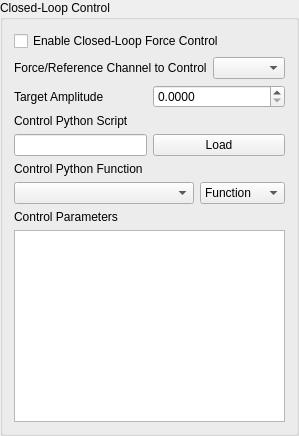
      <widget class="QGroupBox" name="control_law_groupbox">
       <property name="title">
        <string>Closed-Loop Control</string>
       </property>
       <layout class="QVBoxLayout" name="control_law_groupbox_layout">
        <item>
         <widget class="QCheckBox" name="control_enabled_checkbox">
          <property name="toolTip">
           <string>Regulate the signal generator level each frame using a pluggable control law, based on the measured amplitude of a reference channel.</string>
          </property>
          <property name="text">
           <string>Enable Closed-Loop Force Control</string>
          </property>
         </widget>
        </item>
        <item>
         <layout class="QHBoxLayout" name="control_target_channel_layout">
          <item>
           <widget class="QLabel" name="control_target_channel_label">
            <property name="text">
             <string>Force/Reference Channel to Control</string>
            </property>
           </widget>
          </item>
          <item>
           <widget class="QComboBox" name="control_target_channel_selector">
            <property name="sizePolicy">
             <sizepolicy hsizetype="MinimumExpanding" vsizetype="Fixed">
              <horstretch>0</horstretch>
              <verstretch>0</verstretch>
             </sizepolicy>
            </property>
            <property name="toolTip">
             <string>The reference channel whose measured amplitude the control law will regulate.</string>
            </property>
           </widget>
          </item>
         </layout>
        </item>
        <item>
         <layout class="QHBoxLayout" name="control_target_amplitude_layout">
          <item>
           <widget class="QLabel" name="control_target_amplitude_label">
            <property name="text">
             <string>Target Amplitude</string>
            </property>
           </widget>
          </item>
          <item>
           <widget class="QDoubleSpinBox" name="control_target_amplitude_selector">
            <property name="toolTip">
             <string>The constant amplitude the control law will attempt to maintain on the target channel.</string>
            </property>
            <property name="decimals">
             <number>4</number>
            </property>
            <property name="maximum">
             <double>999999999.000000000</double>
            </property>
           </widget>
          </item>
         </layout>
        </item>
        <item>
         <layout class="QVBoxLayout" name="control_script_vertical_layout">
          <item>
           <widget class="QLabel" name="control_script_label">
            <property name="text">
             <string>Control Python Script</string>
            </property>
           </widget>
          </item>
          <item>
           <layout class="QHBoxLayout" name="control_script_horizontal_layout">
            <item>
             <widget class="QLineEdit" name="control_script_file_path_input">
              <property name="sizePolicy">
               <sizepolicy hsizetype="Minimum" vsizetype="Fixed">
                <horstretch>0</horstretch>
                <verstretch>0</verstretch>
               </sizepolicy>
              </property>
              <property name="toolTip">
               <string>Python script used to specify the control law.</string>
              </property>
              <property name="readOnly">
               <bool>true</bool>
              </property>
             </widget>
            </item>
            <item>
             <widget class="QPushButton" name="control_script_load_file_button">
              <property name="toolTip">
               <string>Loads in a Python script to use as the control strategy</string>
              </property>
              <property name="text">
               <string>Load</string>
              </property>
             </widget>
            </item>
           </layout>
          </item>
         </layout>
        </item>
        <item>
         <layout class="QVBoxLayout" name="control_function_layout">
          <item>
           <widget class="QLabel" name="control_function_label">
            <property name="text">
             <string>Control Python Function</string>
            </property>
           </widget>
          </item>
          <item>
           <layout class="QHBoxLayout" name="control_function_generator_layout">
            <item>
             <widget class="QComboBox" name="control_function_input">
              <property name="sizePolicy">
               <sizepolicy hsizetype="MinimumExpanding" vsizetype="Fixed">
                <horstretch>0</horstretch>
                <verstretch>0</verstretch>
               </sizepolicy>
              </property>
              <property name="toolTip">
               <string>Select the item within the script to use as the control law.</string>
              </property>
             </widget>
            </item>
            <item>
             <widget class="QComboBox" name="control_function_generator_selector">
              <property name="sizePolicy">
               <sizepolicy hsizetype="Minimum" vsizetype="Fixed">
                <horstretch>0</horstretch>
                <verstretch>0</verstretch>
               </sizepolicy>
              </property>
              <property name="toolTip">
               <string>Select if the selected control law is a Function, Generator, or Class</string>
              </property>
              <item>
               <property name="text">
                <string>Function</string>
               </property>
              </item>
              <item>
               <property name="text">
                <string>Generator</string>
               </property>
              </item>
              <item>
               <property name="text">
                <string>Class</string>
               </property>
              </item>
             </widget>
            </item>
           </layout>
          </item>
         </layout>
        </item>
        <item>
         <layout class="QVBoxLayout" name="control_parameters_layout">
          <item>
           <widget class="QLabel" name="control_parameters_label">
            <property name="text">
             <string>Control Parameters</string>
            </property>
           </widget>
          </item>
          <item>
           <widget class="QTextEdit" name="control_parameters_text_input">
            <property name="toolTip">
             <string>Any additional parameters needed by the control law are entered in this text box.  It is up to the control law to define what is needed to be defined in this box.</string>
            </property>
            <property name="lineWrapMode">
             <enum>QTextEdit::NoWrap</enum>
            </property>
            <property name="acceptRichText">
             <bool>false</bool>
            </property>
           </widget>
          </item>
         </layout>
        </item>
       </layout>
      </widget>
